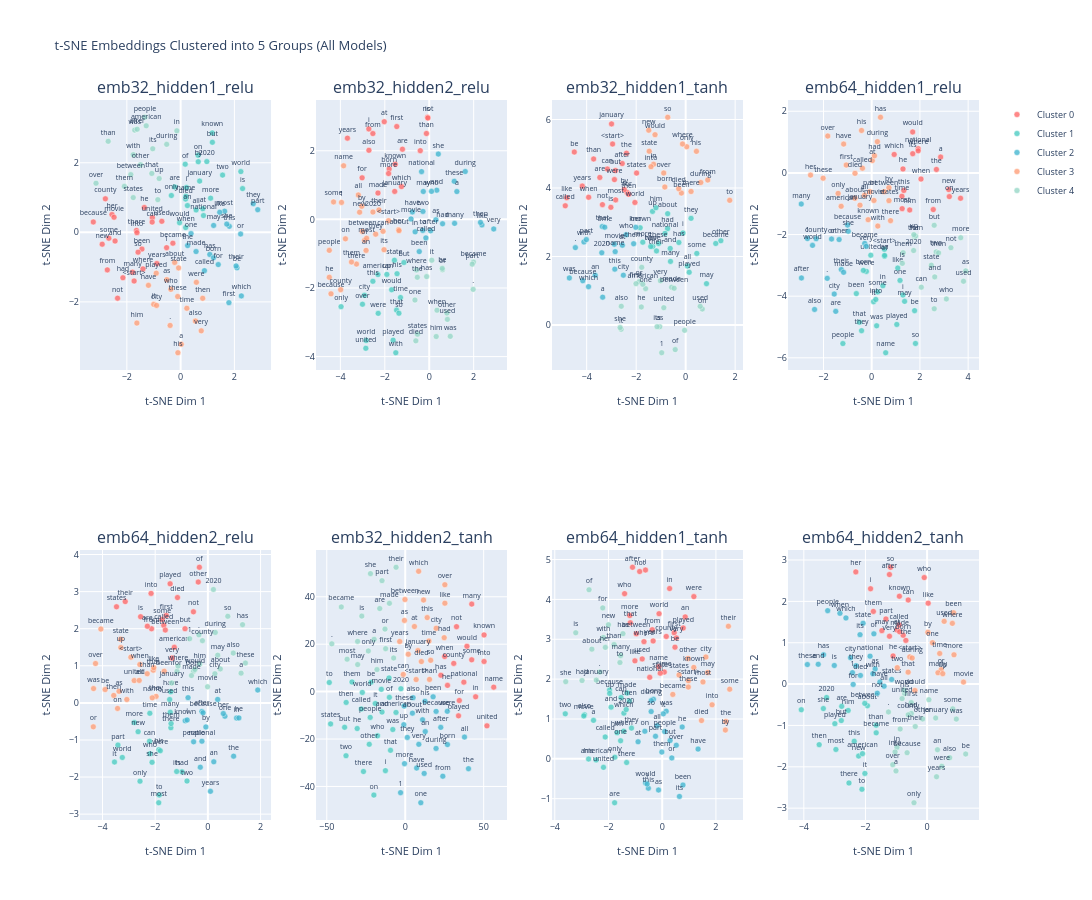

Notebook code for this chart:
### Code cell
# Cluster t-SNE embeddings and visualize
from sklearn.cluster import KMeans
import plotly.graph_objects as go
from plotly.subplots import make_subplots

print("\n" + "="*100)
print("CLUSTERING t-SNE EMBEDDINGS INTO 5 GROUPS")
print("="*100)

# Cluster each model's t-SNE embeddings into 5 groups
n_clusters = 5
clustered_embeddings = []
cluster_colors = ['#FF6B6B', '#4ECDC4', '#45B7D1', '#FFA07A', '#98D8C8']

for model_name, embedding_2d in embeddings:
    kmeans = KMeans(n_clusters=n_clusters, init='k-means++', random_state=42, n_init=10)
    clusters = kmeans.fit_predict(embedding_2d)
    clustered_embeddings.append((model_name, embedding_2d, clusters))
    
    print(f"\n{model_name}:")
    for cluster_id in range(n_clusters):
        cluster_size = np.sum(clusters == cluster_id)
        cluster_words = [word_labels[i] for i in range(len(word_labels)) if clusters[i] == cluster_id]
        print(f"  Cluster {cluster_id}: {cluster_size} words → {', '.join(cluster_words[:8])}")

# Create interactive subplots with clustered t-SNE
print("\n" + "-"*100)
print("Creating clustered t-SNE visualization...")
print("-"*100)

fig = make_subplots(
    rows=2, cols=4,
    subplot_titles=[model_name for model_name, _, _ in clustered_embeddings],
    specs=[[{"type": "scatter"} for _ in range(4)] for _ in range(2)]
)

# Add traces for each model with cluster colors
for i, (model_name, embedding_2d, clusters) in enumerate(clustered_embeddings):
    row = (i // 4) + 1
    col = (i % 4) + 1
    
    # Add scatter plots for each cluster
    for cluster_id in range(n_clusters):
        cluster_mask = clusters == cluster_id
        cluster_2d = embedding_2d[cluster_mask]
        cluster_words = [word_labels[j] for j in range(len(word_labels)) if cluster_mask[j]]
        
        fig.add_trace(
            go.Scatter(
                x=cluster_2d[:, 0],
                y=cluster_2d[:, 1],
                mode='markers+text',
                text=cluster_words,
                textposition='top center',
                marker=dict(
                    size=6,
                    color=cluster_colors[cluster_id],
                    line=dict(width=0.5, color='white'),
                    opacity=0.8
                ),
                textfont=dict(size=7),
                name=f'Cluster {cluster_id}',
                showlegend=(i == 0),  # Only show legend for first subplot
                hovertemplate='<b>%{text}</b><br>Cluster: ' + str(cluster_id) + '<extra></extra>'
            ),
            row=row, col=col
        )

# Update layout
fig.update_layout(
    title='t-SNE Embeddings Clustered into 5 Groups (All Models)',
    height=900,
    width=1800,
    font=dict(size=9),
    showlegend=True,
    hovermode='closest'
)

# Update axes
for i in range(1, 9):
    row = ((i-1) // 4) + 1
    col = ((i-1) % 4) + 1
    fig.update_xaxes(title_text='t-SNE Dim 1', row=row, col=col)
    fig.update_yaxes(title_text='t-SNE Dim 2', row=row, col=col)

fig.write_html('tsne_clustered_comparison.html')
fig.show()

print("\n✓ Clustered visualization saved as 'tsne_clustered_comparison.html'")
